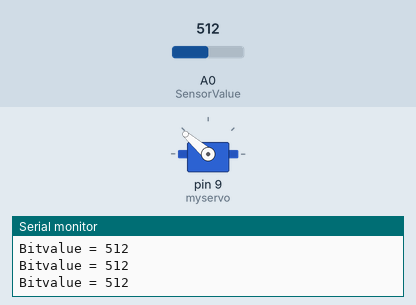
This sketch was run on a simulated Arduino Uno, built with avr-gcc and run on an emulated ATmega328P. Parts: servo, the last lines printed to the serial monitor. The inputs (shaded band) are chosen by the test bench; at power-on: A0 (SensorValue) = 512.

Above: at 1.2 s.
1.3 s: A0 (SensorValue) set to 1023
At 2.2 s:
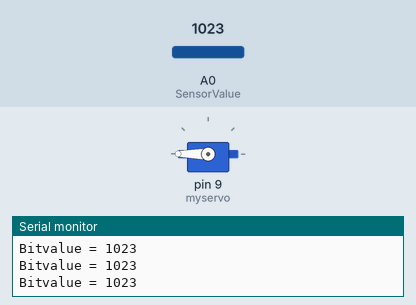
2.8 s: A0 (SensorValue) set to 306
At 3.4 s:
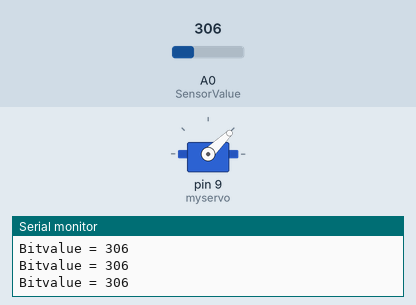
4.3 s: A0 (SensorValue) set to 122
At 5.5 s:
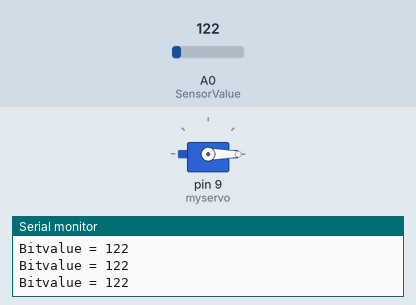
5.8 s: A0 (SensorValue) set to 716
At 6.7 s:
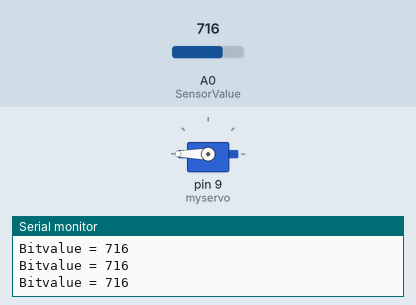
Timing chart, 0 to 8.8 s (numbered marks = the images above; inputs shaded):
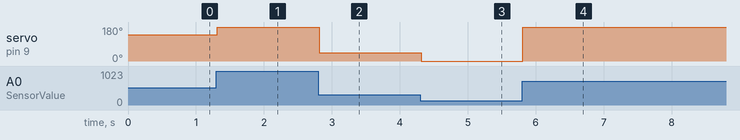

The sketch:

ServoLDR.ino
```cpp
/*
  My Servo Control with Potentiometer
  ------------------------------------------------------------
  What this sketch does:
    - Reads a potentiometer connected to A0.
    - Converts the analog value to an angle from 0° to 180°.
    - Sends that angle to a servo motor on pin 9.
    - Prints the raw ADC reading to the Serial Monitor.
*/

#include <Servo.h>   // Library that lets me control hobby servos

// Creating a servo object so I can control the motor
Servo myservo;

// The potentiometer is connected to analog pin A0
int SensorValue = A0;

// Will store the raw analog reading
int val;

// Will store the converted angle value
float angle;

void setup() {
  myservo.attach(9);   // Connect the servo signal wire to pin 9
  Serial.begin(9600);  // Start the serial monitor for debugging
}

void loop() {

  // Read the voltage from the potentiometer (0 to 1023)
  val = analogRead(SensorValue);

  // Convert the ADC range (rough range of your pot) into 0–180 degrees
  angle = map(val, 210, 600, 0, 180);

  // Move the servo to the angle I calculated
  myservo.write(angle);

  // Small delay to make the servo move smoothly
  delay(15);

  // Debugging output so I can see what value the pot is reading
  Serial.print("Bitvalue = ");
  Serial.println(val);
}
```

Measured:
- after the input at 1.3 s, servo on pin 9 (myservo): 139° → 180° at once
- after the input at 2.8 s, servo on pin 9 (myservo): 180° → 44° at once
- after the input at 4.3 s, servo on pin 9 (myservo): 44° → 0° at once
- after the input at 5.8 s, servo on pin 9 (myservo): 0° → 180° at once
